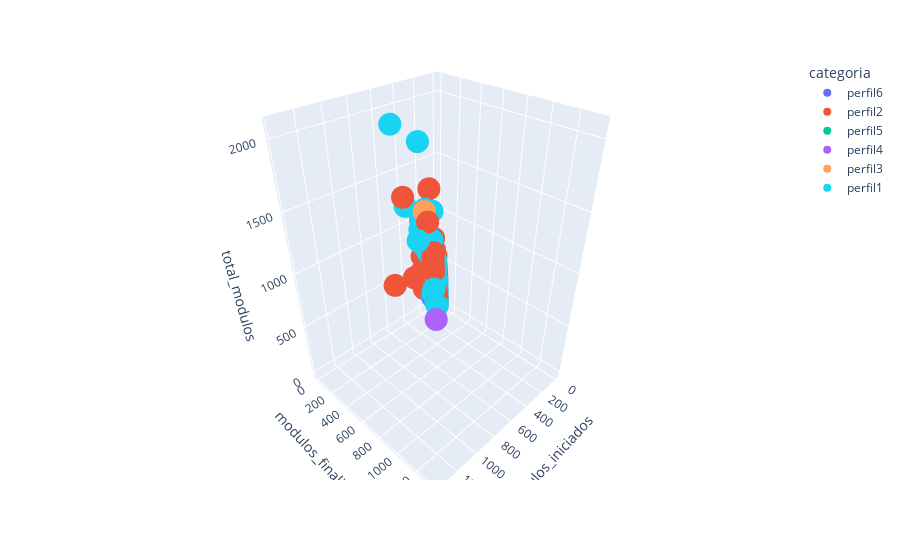

Notebook code for this chart:
### Code cell
import plotly.express as px 

fig = px.scatter_3d(df, x='modulos_iniciados', y='modulos_finalizados', z='total_modulos', color='categoria')
fig.show()

### Figure 1 — Plotly figure (JSON) as saved in the notebook; plotly's stock layout.template omitted (floating-point values rounded to 4 significant figures; data arrays with more than 128 entries replaced by an {"elided": "..."} marker saying what was removed)
{"data": [{"hovertemplate": "categoria=perfil6<br>modulos_iniciados=%{x}<br>modulos_finalizados=%{y}<br>total_modulos=%{z}<extra></extra>", "legendgroup": "perfil6", "marker": {"color": "#636efa", "symbol": "circle"}, "mode": "markers", "name": "perfil6", "scene": "scene", "showlegend": true, "type": "scatter3d", "x": {"elided": "4539 int values"}, "y": {"elided": "4539 int values"}, "z": {"elided": "4539 int values"}}, {"hovertemplate": "categoria=perfil2<br>modulos_iniciados=%{x}<br>modulos_finalizados=%{y}<br>total_modulos=%{z}<extra></extra>", "legendgroup": "perfil2", "marker": {"color": "#EF553B", "symbol": "circle"}, "mode": "markers", "name": "perfil2", "scene": "scene", "showlegend": true, "type": "scatter3d", "x": {"elided": "4215 int values"}, "y": {"elided": "4215 int values"}, "z": {"elided": "4215 int values"}}, {"hovertemplate": "categoria=perfil5<br>modulos_iniciados=%{x}<br>modulos_finalizados=%{y}<br>total_modulos=%{z}<extra></extra>", "legendgroup": "perfil5", "marker": {"color": "#00cc96", "symbol": "circle"}, "mode": "markers", "name": "perfil5", "scene": "scene", "showlegend": true, "type": "scatter3d", "x": {"elided": "1917 int values"}, "y": {"elided": "1917 int values"}, "z": {"elided": "1917 int values"}}, {"hovertemplate": "categoria=perfil4<br>modulos_iniciados=%{x}<br>modulos_finalizados=%{y}<br>total_modulos=%{z}<extra></extra>", "legendgroup": "perfil4", "marker": {"color": "#ab63fa", "symbol": "circle"}, "mode": "markers", "name": "perfil4", "scene": "scene", "showlegend": true, "type": "scatter3d", "x": {"elided": "1661 int values"}, "y": {"elided": "1661 int values"}, "z": {"elided": "1661 int values"}}, {"hovertemplate": "categoria=perfil3<br>modulos_iniciados=%{x}<br>modulos_finalizados=%{y}<br>total_modulos=%{z}<extra></extra>", "legendgroup": "perfil3", "marker": {"color": "#FFA15A", "symbol": "circle"}, "mode": "markers", "name": "perfil3", "scene": "scene", "showlegend": true, "type": "scatter3d", "x": {"elided": "1053 int values"}, "y": {"elided": "1053 int values"}, "z": {"elided": "1053 int values"}}, {"hovertemplate": "categoria=perfil1<br>modulos_iniciados=%{x}<br>modulos_finalizados=%{y}<br>total_modulos=%{z}<extra></extra>", "legendgroup": "perfil1", "marker": {"color": "#19d3f3", "symbol": "circle"}, "mode": "markers", "name": "perfil1", "scene": "scene", "showlegend": true, "type": "scatter3d", "x": {"elided": "2472 int values"}, "y": {"elided": "2472 int values"}, "z": {"elided": "2472 int values"}}], "layout": {"legend": {"title": {"text": "categoria"}, "tracegroupgap": 0}, "margin": {"t": 60}, "scene": {"domain": {"x": [0, 1], "y": [0, 1]}, "xaxis": {"title": {"text": "modulos_iniciados"}}, "yaxis": {"title": {"text": "modulos_finalizados"}}, "zaxis": {"title": {"text": "total_modulos"}}}}}
